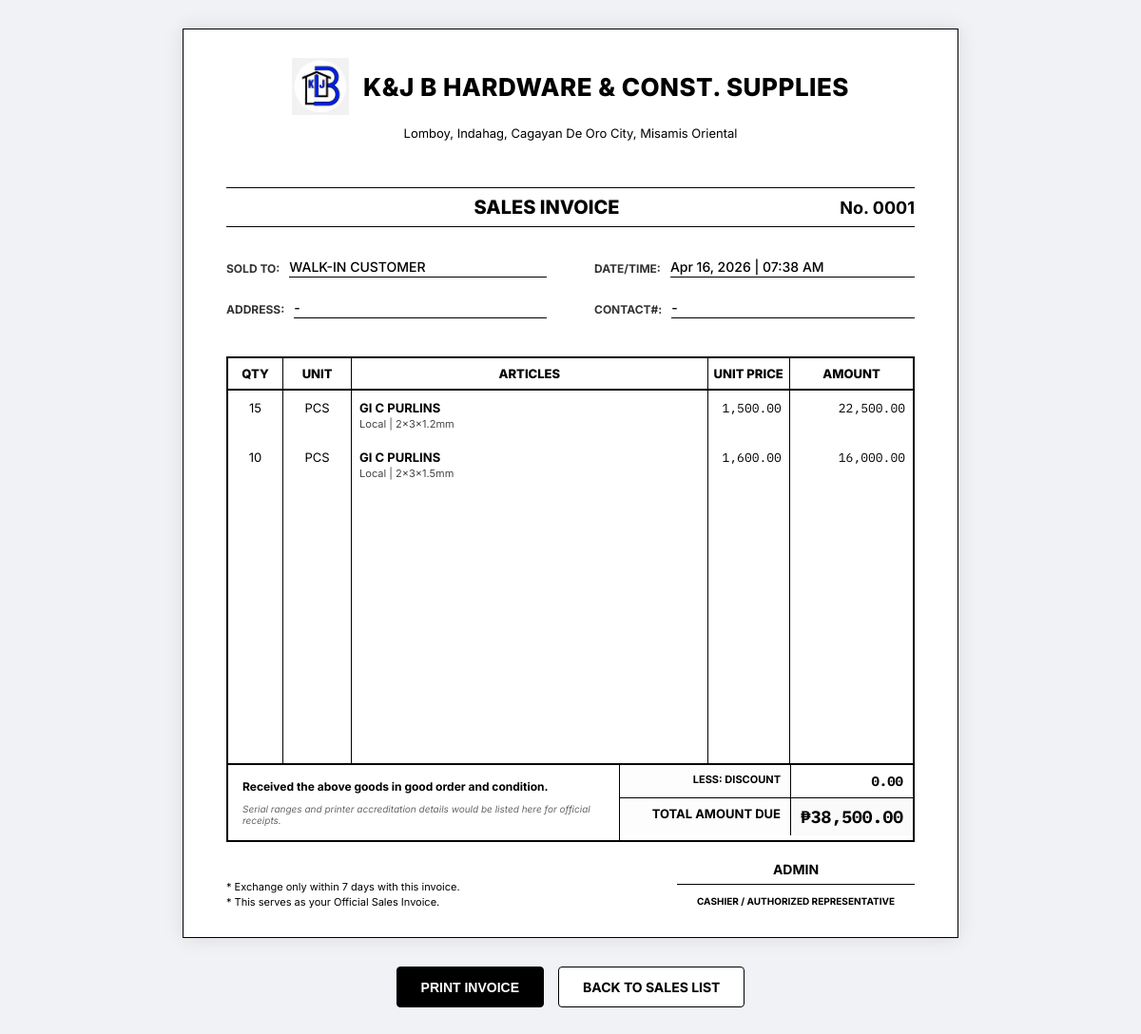
/invoice_receipt.php?sale_group_id=1 (signed in), run on the app's committed database.
### tables this page shows
CREATE TABLE `sale_payments` (
  `payment_id` int(11) NOT NULL,
  `sale_group_id` int(11) NOT NULL,
  `total_amount` decimal(10,2) NOT NULL COMMENT 'Should match the grand total of items in the sales table for this group',
  `discount_amount` decimal(10,2) DEFAULT 0.00,
  `payment_type` varchar(50) NOT NULL DEFAULT 'CASH',
  `cash_given` decimal(10,2) NOT NULL,
  `change_amount` decimal(10,2) NOT NULL,
  `payment_date` timestamp NOT NULL DEFAULT current_timestamp()
);

CREATE TABLE `sale_groups` (
  `sale_group_id` int(11) NOT NULL,
  `user_id` int(11) DEFAULT NULL,
  `customer_name` varchar(255) DEFAULT NULL,
  `customer_contact` varchar(50) DEFAULT NULL,
  `customer_address` varchar(255) DEFAULT NULL,
  `discount_amount` decimal(10,2) DEFAULT 0.00,
  `total_amount` decimal(10,2) NOT NULL DEFAULT 0.00,
  `created_by` varchar(100) DEFAULT NULL,
  `created_at` timestamp NOT NULL DEFAULT current_timestamp()
);

CREATE TABLE `sales` (
  `sale_id` int(11) NOT NULL,
  `sale_group_id` int(11) DEFAULT NULL,
  `product_id` int(11) NOT NULL,
  `quantity` decimal(10,4) DEFAULT NULL,
  `total_price` decimal(10,2) NOT NULL,
  `sale_date` timestamp NOT NULL DEFAULT current_timestamp()
);

CREATE TABLE `products` (
  `product_id` int(11) NOT NULL,
  `product_name` varchar(255) NOT NULL,
  `brand` varchar(255) DEFAULT NULL,
  `variation` varchar(255) DEFAULT NULL,
  `category_id` int(11) NOT NULL,
  `subcategory_id` int(11) DEFAULT NULL,
  `unit` varchar(50) DEFAULT NULL,
  `supplier_price` decimal(10,2) DEFAULT 0.00,
  `selling_price` decimal(10,2) DEFAULT 0.00,
  `stock` decimal(10,4) DEFAULT NULL,
  `reorder_level` decimal(10,4) DEFAULT NULL,
  `image_path` varchar(255) DEFAULT NULL,
  `description` text DEFAULT NULL,
  `sku` varchar(255) NOT NULL,
  `created_at` timestamp NOT NULL DEFAULT current_timestamp(),
  `created_by` varchar(100) DEFAULT NULL,
  `last_updated_by` varchar(100) DEFAULT NULL,
  `is_archived` tinyint(1) NOT NULL DEFAULT 0,
  `expiring` tinyint(1) NOT NULL DEFAULT 0
);

### invoice_receipt.php (the view, shortened to what this page needs)
<?php
include 'project.php';
$sale_group_id = isset($_GET['sale_group_id']) ? intval($_GET['sale_group_id']) : 0;
$group_sql = "SELECT
                sg.*,
                sp.payment_type,
                sp.total_amount,
                u.full_name AS processed_by
              FROM sale_groups sg
              JOIN sale_payments sp ON sg.sale_group_id = sp.sale_group_id
              LEFT JOIN users u ON sg.user_id = u.id
              WHERE sg.sale_group_id = ?";
$stmt_group = $conn->prepare($group_sql);
$stmt_group->bind_param("i", $sale_group_id);
$stmt_group->execute();
$group_result = $stmt_group->get_result();
$sale_group = $group_result->fetch_assoc();
$items_sql = "SELECT
                s.quantity,
                s.total_price,
                p.product_name, p.brand, p.variation, p.unit,
                (s.total_price / NULLIF(s.quantity, 0)) AS unit_price
              FROM sales s
              JOIN products p ON s.product_id = p.product_id
              WHERE s.sale_group_id = ?";
$stmt_items = $conn->prepare($items_sql);
$stmt_items->bind_param("i", $sale_group_id);
$stmt_items->execute();
$items_result = $stmt_items->get_result();
$sale_items = [];
while ($row = $items_result->fetch_assoc()) {
    $sale_items[] = $row;
}
$discount_amount = (float)($sale_group['discount_amount'] ?? 0);
$total_amount = (float)($sale_group['total_amount'] ?? 0);
?>
<!DOCTYPE html>
<html lang="en">
<head>
</head>
<body>
<div class="invoice-container">
    <div class="invoice-header">
        <div style="display: flex; justify-content: center; align-items: center; gap: 15px; margin-bottom: 10px;">
            <img src="images/logo.png" alt="Logo" style="height: 60px; width: auto;">
            <h2 style="margin:0;">K&J B HARDWARE & CONST. SUPPLIES</h2>
        </div>
        <p>Lomboy, Indahag, Cagayan De Oro City, Misamis Oriental</p>
    </div>
    <div class="title-row">
        <h1>Sales Invoice</h1>
        <div class="invoice-no">No. <?= str_pad((string)$sale_group_id, 4, '0', STR_PAD_LEFT) ?></div>
    </div>
    <div class="customer-info-area">
        <div class="info-column">
            <div class="info-field">
                <span class="info-label">Sold To:</span>
                <div class="info-value"><?= strtoupper(htmlspecialchars($sale_group['customer_name'] ?: 'WALK-IN CUSTOMER')) ?></div>
            </div>
            <div class="info-field">
                <span class="info-label">Address:</span>
                <div class="info-value"><?= strtoupper(htmlspecialchars($sale_group['customer_address'] ?? '-')) ?></div>
            </div>
        </div>
        <div class="info-column">
            <div class="info-field">
                <span class="info-label">Date/Time:</span>
                <div class="info-value"><?= date("M d, Y | h:i A", strtotime($sale_group['created_at'])) ?></div>
            </div>
            <div class="info-field">
                <span class="info-label">Contact#:</span>
                <div class="info-value"><?= strtoupper(htmlspecialchars($sale_group['customer_contact'] ?? '-')) ?></div>
            </div>
        </div>
    </div>
    <div class="table-wrap">
        <table class="invoice-table">
            <thead>
                <tr>
                    <th width="8%">Qty</th>
                    <th width="10%">Unit</th>
                    <th width="52%">Articles</th>
                    <th width="12%">Unit Price</th>
                    <th width="18%">Amount</th>
                </tr>
            </thead>
            <tbody>
                <?php
                $rowCount = 0;
                foreach ($sale_items as $item):
                    $rowCount++;
                    $unit = !empty($item['unit']) ? $item['unit'] : 'pc';
                    $meta = array_filter([$item['brand'] ?? '', $item['variation'] ?? '']);
                ?>
                <tr class="item-row">
                    <td style="text-align:center;">
                        <?php
                        $q = (float)$item['quantity'];
                        echo ($q == (int)$q) ? (int)$q : rtrim(rtrim(number_format($q, 4), '0'), '.');
                        ?>
                    </td>
                    <td style="text-align:center;"><?= strtoupper($unit) ?></td>
                    <td>
                        <span class="desc-title"><?= htmlspecialchars($item['product_name']) ?></span>
                        <?php if (!empty($meta)): ?>
                            <span class="desc-sub"><?= implode(' | ', array_map('htmlspecialchars', $meta)) ?></span>
                        <?php endif; ?>
                    </td>
                    <td style="text-align:right; font-family: 'IBM Plex Mono';"><?= number_format((float)$item['unit_price'], 2) ?></td>
                    <td style="text-align:right; font-family: 'IBM Plex Mono';"><?= number_format((float)$item['total_price'], 2) ?></td>
                </tr>
                <?php endforeach; ?>
                <?php for($i = $rowCount; $i < 10; $i++): ?>
                    <tr class="item-row">
                        <td>&nbsp;</td>
                        <td>&nbsp;</td>
                        <td>&nbsp;</td>
                        <td>&nbsp;</td>
                        <td>&nbsp;</td>
                    </tr>
                <?php endfor; ?>
            </tbody>
        </table>
    </div>
    <div class="summary-section">
        <div class="summary-left">
            <p style="margin:0 0 10px 0; font-weight:700;">Received the above goods in good order and condition.</p>
            <div style="font-size: 10px; color: #666; font-style: italic;">
                Serial ranges and printer accreditation details would be listed here for official receipts.
            </div>
        </div>
        <div class="summary-right">
            <div class="total-line">
                <div class="total-label">Less: Discount</div>
                <div class="total-val"><?= number_format($discount_amount, 2) ?></div>
            </div>
            <div class="total-line" style="background: #fafafa;">
                <div class="total-label" style="font-size: 13px;">Total Amount Due</div>
                <div class="total-val" style="font-size: 18px;">₱<?= number_format($total_amount, 2) ?></div>
            </div>
        </div>
    </div>
    <div class="invoice-footer">
        <div class="footer-legal">
            <p style="margin:0;">* Exchange only within 7 days with this invoice.</p>
            <p style="margin:2px 0 0 0;">* This serves as your Official Sales Invoice.</p>
        </div>
        <div class="signature-area">
            <div class="sig-line"><?= strtoupper(htmlspecialchars($sale_group['processed_by'] ?? $sale_group['created_by'] ?? 'CASHIER')) ?></div>
            <span class="sig-label">Cashier / Authorized Representative</span>
        </div>
    </div>
</div>
<div class="action-bar no-print">
    <button onclick="window.print();" class="btn-modern btn-modern-dark">
        Print Invoice
    </button>
    <a href="sales.php" class="btn-modern">
        Back to Sales List
    </a>
</div>
</body>
</html>

### invoice_receipt.php (style rules this page uses)
* { box-sizing: border-box; }
:root { --invoice-width: 816px; --border-thick: 2px solid #000; --border-thin: 1px solid #000; --text-main: #000; }
body { background-color: #f0f2f5; font-family: 'Inter', sans-serif; color: var(--text-main); margin: 0; padding: 30px 0; -webkit-print-color-adjust: exact; }
.invoice-container { width: var(--invoice-width); margin: 0 auto; background: #fff; padding: 30px 45px; box-shadow: 0 0 20px rgba(0,0,0,0.1); min-height: 940px; display: flex; flex-direction: column; border: var(--border-thin); }
.invoice-header { text-align: center; margin-bottom: 30px; }
.invoice-header h2 { font-size: 26px; font-weight: 800; margin: 0 0 5px 0; text-transform: uppercase; letter-spacing: 0.5px; }
.invoice-header p { margin: 3px 0; font-size: 13px; line-height: 1.4; }
.title-row { display: flex; justify-content: space-between; align-items: center; margin-top: 15px; border-top: var(--border-thin); border-bottom: var(--border-thin); padding: 8px 0; }
.title-row h1 { font-size: 20px; font-weight: 800; margin: 0; text-transform: uppercase; flex-grow: 1; text-align: center; margin-left: 100px; }
.invoice-no { font-size: 18px; font-weight: 700; width: 150px; text-align: right; }
.customer-info-area { display: grid; grid-template-columns: 1fr 1fr; gap: 0 50px; margin: 25px 0; }
.info-field { display: flex; align-items: flex-end; margin-bottom: 15px; min-height: 28px; }
.info-label { font-weight: 700; font-size: 12px; white-space: nowrap; margin-right: 10px; text-transform: uppercase; color: #333; padding-bottom: 2px; }
.info-value { border-bottom: 1px solid #000; flex-grow: 1; padding-bottom: 2px; font-size: 14px; font-weight: 500; min-height: 20px; }
.table-wrap { flex-grow: 1; border: var(--border-thick); margin-bottom: 0; }
.invoice-table { width: 100%; border-collapse: collapse; }
.invoice-table th { border-bottom: var(--border-thick); border-right: var(--border-thin); padding: 8px 5px; font-size: 13px; font-weight: 800; text-align: center; text-transform: uppercase; }
.invoice-table th:last-child { border-right: none; }
.invoice-table td { border-right: var(--border-thin); padding: 10px 8px; font-size: 13px; vertical-align: top; }
.invoice-table td:last-child { border-right: none; }
.invoice-table tr.item-row { min-height: 35px; }
.desc-title { font-weight: 700; display: block; text-transform: uppercase; }
.desc-sub { font-size: 11px; color: #444; }
.summary-section { display: flex; border: var(--border-thick); border-top: none; }
.summary-left { flex-grow: 1; padding: 15px; font-size: 12px; border-right: var(--border-thin); }
.summary-right { width: 320px; }
.total-line { display: flex; border-bottom: var(--border-thin); }
.total-line:last-child { border-bottom: none; }
.total-label { width: 180px; padding: 8px 10px; font-size: 11px; font-weight: 700; text-transform: uppercase; border-right: var(--border-thin); text-align: right; background: #fdfdfd; }
.total-val { flex-grow: 1; padding: 8px 10px; text-align: right; font-size: 14px; font-family: 'IBM Plex Mono', monospace; font-weight: 700; }
.invoice-footer { margin-top: 20px; display: flex; justify-content: space-between; align-items: flex-end; }
.footer-legal { font-size: 11px; max-width: 450px; }
.signature-area { text-align: center; width: 250px; }
.sig-line { border-bottom: 1px solid #000; margin-bottom: 5px; min-height: 25px; font-weight: 700; font-size: 14px; text-transform: uppercase; }
.sig-label { font-size: 10px; font-weight: 700; text-transform: uppercase; }
.action-bar { width: var(--invoice-width); margin: 30px auto; display: flex; justify-content: center; gap: 15px; }
.btn-modern { padding: 12px 25px; font-size: 14px; font-weight: 700; border-radius: 4px; border: 1.5px solid #000; cursor: pointer; transition: all 0.2s; text-decoration: none; background: #fff; color: #000; text-transform: uppercase; }
.btn-modern-dark { background: #000; color: #fff; }

### data on the page
sale_payments: sale_group.customer_name "WALK-IN CUSTOMER", sale_group.customer_address "-", sale_group.created_at "Apr 16, 2026 | 07:38 AM", sale_group.customer_contact "-", sale_group.discount_amount "0.00", total_amount "38,500.00"
sales: quantity "15", product.unit "PCS", product.product_name "GI C PURLINS", product.variation "Local | 2x3x1.2mm", unit_price "1,500.00", total_price "22,500.00"
sales: quantity "10", product.unit "PCS", product.product_name "GI C PURLINS", product.variation "Local | 2x3x1.5mm", unit_price "1,600.00", total_price "16,000.00"

### other printed values
str_pad((string)$sale_group_id, 4, '0', STR_PAD_LEFT) "0001"
$sale_group['processed_by'] "ADMIN"
